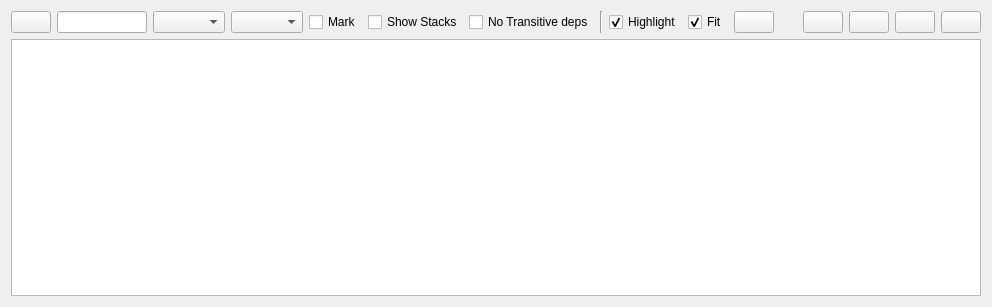
<?xml version="1.0" encoding="UTF-8"?>
<ui version="4.0">
 <class>RosPackGraphWidget</class>
 <widget class="QWidget" name="RosPackGraphWidget">
  <property name="enabled">
   <bool>true</bool>
  </property>
  <property name="geometry">
   <rect>
    <x>0</x>
    <y>0</y>
    <width>992</width>
    <height>307</height>
   </rect>
  </property>
  <property name="windowTitle">
   <string>ROS Graph</string>
  </property>
  <layout class="QVBoxLayout" name="verticalLayout" stretch="0,0">
   <item>
    <layout class="QHBoxLayout" name="horizontalLayout" stretch="0,0,0,0,0,0,0,0,0,0,0,0,0,0,0,0">
     <item>
      <widget class="QPushButton" name="refresh_graph_push_button">
       <property name="toolTip">
        <string>Refresh ROS graph</string>
       </property>
      </widget>
     </item>
     <item>
      <widget class="QLineEdit" name="filter_line_edit">
       <property name="toolTip">
        <string>Comma separated filter by regex patterns, leading dash creates exclusion pattern</string>
       </property>
       <property name="text">
        <string notr="true"/>
       </property>
      </widget>
     </item>
     <item>
      <widget class="QComboBox" name="depth_combo_box">
       <property name="sizePolicy">
        <sizepolicy hsizetype="Minimum" vsizetype="Fixed">
         <horstretch>0</horstretch>
         <verstretch>0</verstretch>
        </sizepolicy>
       </property>
       <property name="toolTip">
        <string>Choose graph type</string>
       </property>
      </widget>
     </item>
     <item>
      <widget class="QComboBox" name="directions_combo_box">
       <property name="sizePolicy">
        <sizepolicy hsizetype="Minimum" vsizetype="Fixed">
         <horstretch>0</horstretch>
         <verstretch>0</verstretch>
        </sizepolicy>
       </property>
      </widget>
     </item>
     <item>
      <widget class="QCheckBox" name="mark_check_box">
       <property name="toolTip">
        <string>Mark Selected</string>
       </property>
       <property name="text">
        <string>Mark</string>
       </property>
      </widget>
     </item>
     <item>
      <widget class="QCheckBox" name="with_stacks_check_box">
       <property name="toolTip">
        <string>Show stacks</string>
       </property>
       <property name="text">
        <string>Show Stacks</string>
       </property>
      </widget>
     </item>
     <item>
      <widget class="QCheckBox" name="transitives_check_box">
       <property name="toolTip">
        <string>Do not show transitive / duplicate dependencies</string>
       </property>
       <property name="text">
        <string>No Transitive deps</string>
       </property>
      </widget>
     </item>
     <item>
      <widget class="Line" name="line">
       <property name="orientation">
        <enum>Qt::Vertical</enum>
       </property>
      </widget>
     </item>
     <item>
      <widget class="QCheckBox" name="highlight_connections_check_box">
       <property name="toolTip">
        <string>Highlight incoming and outgoing connections on mouse over</string>
       </property>
       <property name="text">
        <string>Highlight</string>
       </property>
       <property name="checked">
        <bool>true</bool>
       </property>
      </widget>
     </item>
     <item>
      <widget class="QCheckBox" name="auto_fit_graph_check_box">
       <property name="toolTip">
        <string>Automatically fit graph into view on update</string>
       </property>
       <property name="text">
        <string>Fit</string>
       </property>
       <property name="checked">
        <bool>true</bool>
       </property>
      </widget>
     </item>
     <item>
      <widget class="QPushButton" name="fit_in_view_push_button">
       <property name="toolTip">
        <string>Fit graph in view</string>
       </property>
      </widget>
     </item>
     <item>
      <spacer name="horizontalSpacer">
       <property name="orientation">
        <enum>Qt::Horizontal</enum>
       </property>
       <property name="sizeHint" stdset="0">
        <size>
         <width>40</width>
         <height>20</height>
        </size>
       </property>
      </spacer>
     </item>
     <item>
      <widget class="QPushButton" name="load_dot_push_button">
       <property name="toolTip">
        <string>Load DOT graph from file</string>
       </property>
      </widget>
     </item>
     <item>
      <widget class="QPushButton" name="save_dot_push_button">
       <property name="toolTip">
        <string>Save as DOT graph</string>
       </property>
      </widget>
     </item>
     <item>
      <widget class="QPushButton" name="save_as_svg_push_button">
       <property name="toolTip">
        <string>Save as SVG</string>
       </property>
      </widget>
     </item>
     <item>
      <widget class="QPushButton" name="save_as_image_push_button">
       <property name="toolTip">
        <string>Save as image</string>
       </property>
      </widget>
     </item>
    </layout>
   </item>
   <item>
    <widget class="InteractiveGraphicsView" name="graphics_view">
     <property name="renderHints">
      <set>QPainter::Antialiasing|QPainter::HighQualityAntialiasing|QPainter::SmoothPixmapTransform|QPainter::TextAntialiasing</set>
     </property>
     <property name="resizeAnchor">
      <enum>QGraphicsView::AnchorViewCenter</enum>
     </property>
    </widget>
   </item>
  </layout>
 </widget>
 <customwidgets>
  <customwidget>
   <class>InteractiveGraphicsView</class>
   <extends>QGraphicsView</extends>
   <header>InteractiveGraphicsView</header>
  </customwidget>
 </customwidgets>
 <resources/>
 <connections/>
</ui>
